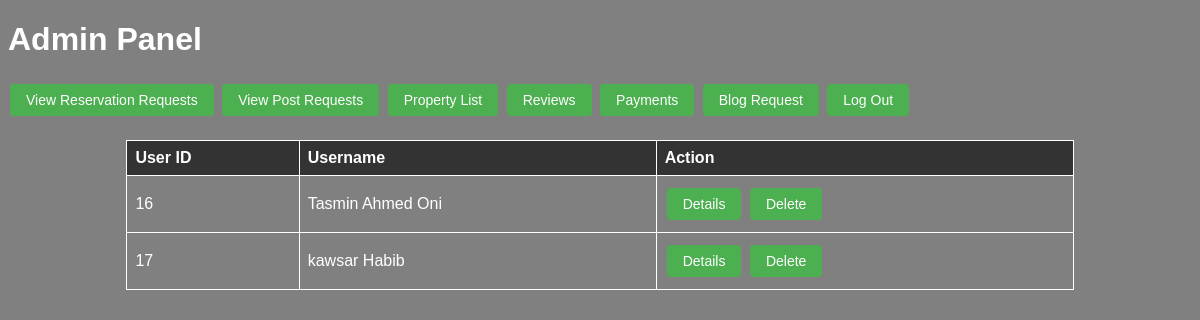
The app's page /admin.php with its own data.
### tables this page shows
CREATE TABLE `user` (
  `id` int(11) NOT NULL,
  `name` varchar(200) NOT NULL,
  `email` varchar(200) NOT NULL,
  `password_hash` varchar(200) NOT NULL
);

### admin.php (the view, shortened to what this page needs)
<!DOCTYPE html>
<html>
<head>
</head>
<body>
<h1>Admin Panel</h1>
<button onclick="window.location.href = 'reservationrequest.php'">View Reservation Requests</button>
<button onclick="window.location.href = 'postrequest.php'">View Post Requests</button>
<button onclick="window.location.href = 'adminpropertyview.php'">Property List</button>
<button onclick="window.location.href = 'adminreview.php'">Reviews</button>
<button onclick="window.location.href = 'mafiaamount.php'">Payments</button>
<button onclick="window.location.href = 'adminblog.php'">Blog Request</button>
<button onclick="window.location.href = 'logout.php'">Log Out</button>
<?php
$servername = "localhost";
$username = "root";
$password = "";
$database = "db";
$conn = new mysqli($servername, $username, $password, $database);
$sql = "SELECT id, name FROM user";
$result = $conn->query($sql);
if ($result->num_rows > 0) {
    echo "<table border='1'>
            <tr>
                <th>User ID</th>
                <th>Username</th>
                <th>Action</th>
            </tr>";
    while($row = $result->fetch_assoc()) {
        echo "<tr>
                <td>".$row["id"]."</td>
                <td>".$row["name"]."</td>
                <td>
                    <form method='post' action=''>
                        <input type='hidden' name='user_id' value='".$row["id"]."'>
                        <button type='submit' name='view_details'>Details</button>
                        <button type='submit' name='delete_user'>Delete</button>
                    </form>
                </td>
            </tr>";
    }
    echo "</table>";
} else {
    echo "0 results";
}
?>
</body>
</html>

### admin.php (style rules this page uses)
body { background-color: gray; font-family: Arial, sans-serif; color: white; }
table { margin-top: 20px; border-collapse: collapse; width: 80%; margin-left: auto; margin-right: auto; }
th, td { border: 1px solid white; padding: 8px; text-align: left; }
th { background-color: #333; }
button { background-color: #4CAF50; border: none; color: white; padding: 8px 16px; text-align: center; text-decoration: none; display: inline-block; font-size: 14px; margin: 4px 2px; cursor: pointer; border-radius: 4px; }

### records on screen
user: id "16", name "Tasmin Ahmed Oni"
user: id "17", name "kawsar Habib"
